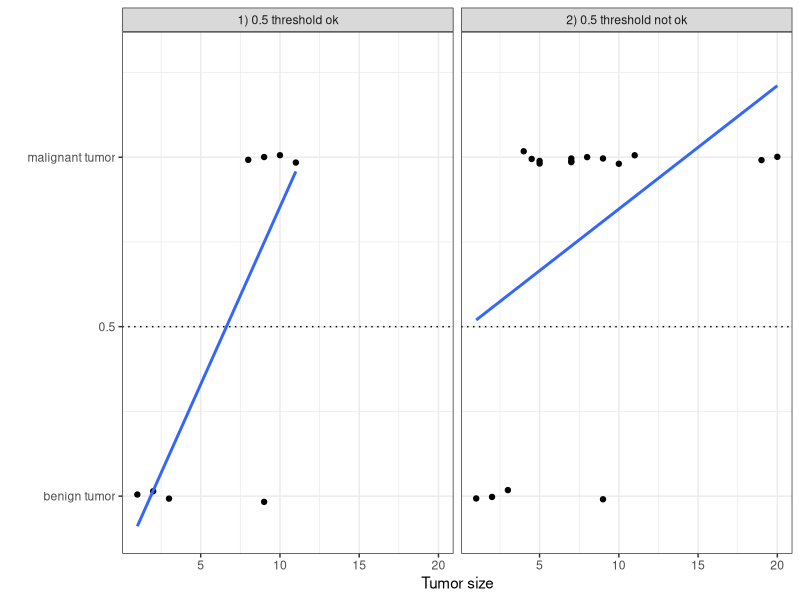
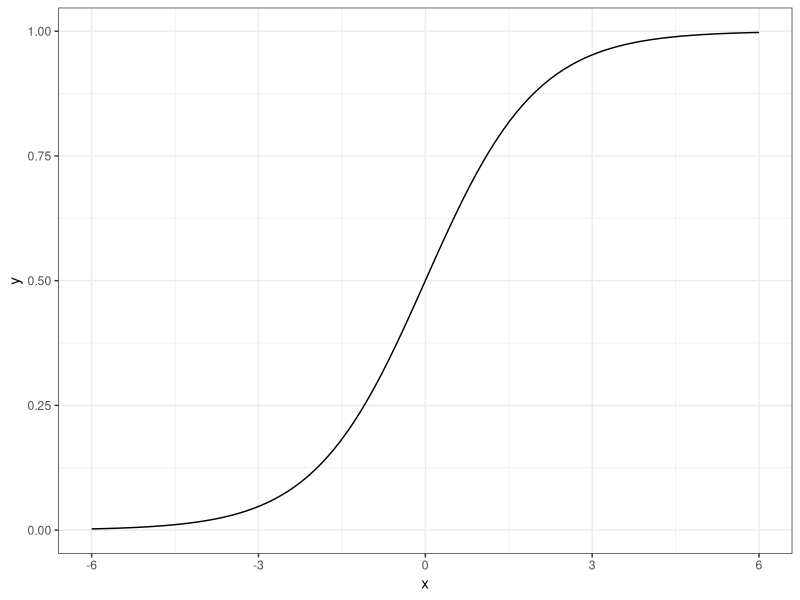
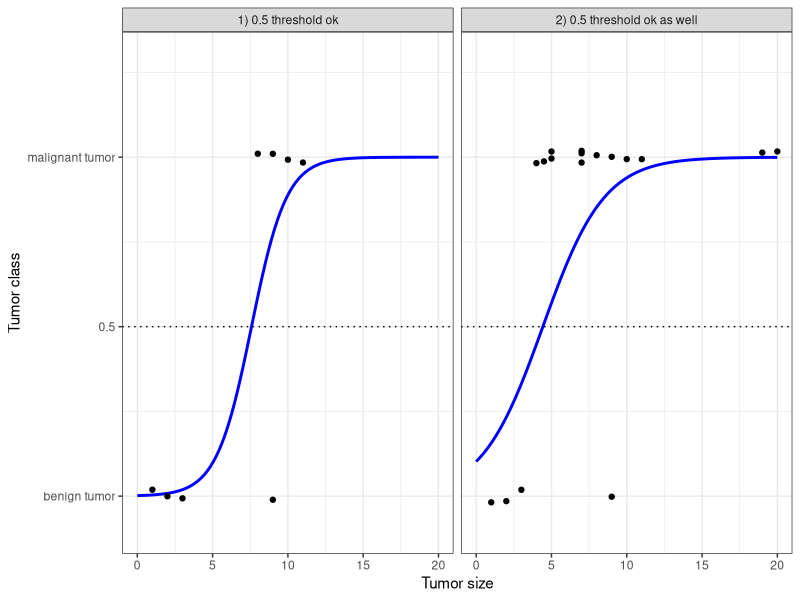

Reproduce these figures in R, in order.
## ---- chunk 1
#| label: setup (Bölüm 7 için sadeleştirilmiş, kitabın _setup.qmd dosyasından)
#| include: false
library("dplyr")
library("ggplot2")
library("kableExtra")
library("palmerpenguins")
library("reshape2")

set.seed(2)
penguins = na.omit(penguins)
penguins_col_selection = c('species', 'bill_depth_mm', 'bill_length_mm', 'flipper_length_mm', 'sex', 'body_mass_g')
penguins = penguins[penguins_col_selection]
# P(female) tahmin edilsin diye referans kategori "male"
penguins$sex <- relevel(penguins$sex, ref = "male")

my_theme = function(legend.position='right'){
  theme_bw() %+replace%
    theme(legend.position=legend.position)
}
theme_set(my_theme())
## ---- chunk 2
#| label: fig-linear-class-threshold
#| fig-cap: "Tümör büyüklüğüne dayanarak (simüle edilmiş) tümör tipini tahmin etmek için bir doğrusal modelin kestirilmesi. Üst üste binmeyi azaltmak için noktalara hafif rastgele kaydırma (jitter) uygulanmıştır. Sol: 0,5'lik bir kesim noktası kabul edilebilir bir sınıflandırıcı verir. Sağ: Yalnızca iki veri noktası daha eklemek regresyon kestirimlerini tamamen değiştirir ve 0,5'lik kesim noktasını anlamsız kılar. Model ayrıca 1'den büyük tahminler de üretir."
#| fig-asp: 0.5
df = data.frame(x = c(1,2,3,8,9,10,11,9),
  y = c(0,0,0,1,1,1,1, 0),
  case = '1) 0.5 threshold ok')

df_extra  = data.frame(x=c(df$x, 7, 7, 7, 20, 19, 5, 5, 4, 4.5),
  y=c(df$y, 1,1,1,1, 1, 1, 1, 1, 1),
  case = '2) 0.5 threshold not ok')

df.lin.log = rbind(df, df_extra)
p1 = ggplot(df.lin.log, aes(x=x,y=y)) +
  geom_point(position = position_jitter(width=0, height=0.02)) +
  geom_smooth(method='lm', se=FALSE) +
  my_theme() +
  scale_y_continuous('', breaks = c(0, 0.5, 1), labels = c('benign tumor', '0.5',  'malignant tumor'), limits = c(-0.1,1.3)) +
  scale_x_continuous('Tumor size') +
  facet_grid(. ~ case) +
  geom_hline(yintercept=0.5, linetype = 3)

p1
## ---- chunk 3
#| label: fig-logistic-function
#| fig-cap: "Lojistik fonksiyon 0 ile 1 arasında sayılar üretir. Girdi 0 olduğunda çıktı 0,5'tir."
#| fig-width: 4.5 
#| out-width: 80%
#| fig-asp: 0.5

logistic = function(x){1 / (1 + exp(-x))}
x = seq(from=-6, to = 6, length.out = 100)
df = data.frame(x = x,
  y = logistic(x))
ggplot(df) + geom_line(aes(x=x,y=y)) + my_theme()
## ---- chunk 4
#| label: fig-logistic-class-threshold
#| fig-cap: "Sol: Simüle edilmiş tümör verisine dayanarak tümör büyüklüğünden tümör sınıfını tahmin etmek için uydurulmuş lojistik regresyon modeli. Sağ: Lojistik regresyon, iki aykırı değer eklendiğinde bile sağlam (robust) kalır."
#| fig-asp: 0.5
logistic1 = glm(y ~ x, family = binomial(), data = df.lin.log[df.lin.log$case == '1) 0.5 threshold ok',])
logistic2 = glm(y ~ x, family = binomial, data = df.lin.log)

lgrid = data.frame(x = seq(from=0, to=20, length.out=100))
lgrid$y1_pred = predict(logistic1, newdata = lgrid, type='response')
lgrid$y2_pred = predict(logistic2 , newdata = lgrid, type='response')
lgrid.m = data.frame(reshape2::melt(lgrid, measure.vars = c("y1_pred", "y2_pred")))
colnames(lgrid.m) = c("x", "case", "value")
lgrid.m$case = as.character(lgrid.m$case)
lgrid.m$case[lgrid.m$case == "y1_pred"] = '1) 0.5 threshold ok'
lgrid.m$case[lgrid.m$case == "y2_pred"] = '2) 0.5 threshold ok as well'
df.lin.log$case = as.character(df.lin.log$case)
df.lin.log$case[df.lin.log$case == "2) 0.5 threshold not ok"] = '2) 0.5 threshold ok as well'



p1 = ggplot(df.lin.log, aes(x=x,y=y)) +
  geom_line(aes(x=x, y=value), data = lgrid.m, color='blue', size=1) +
  geom_point(position = position_jitter(width=0, height=0.02)) +
  my_theme() +
  scale_y_continuous('Tumor class', breaks = c(0, 0.5, 1), labels = c('benign tumor', '0.5',  'malignant tumor'), limits = c(-0.1,1.3)) +
  scale_x_continuous('Tumor size') +
  facet_grid(. ~ case) +
  geom_hline(yintercept=0.5, linetype = 3)

p1
## ---- chunk 5
#| label: tbl-logistic-example
#| tbl-cap: "Penguenlerde P(dişi) tahmini için lojistik regresyon sonuçları: Ağırlık, standart hatalar ve odds oranları."
chinstrap = penguins %>%
  filter(species=="Chinstrap") %>%
  mutate(
    chonkiness= factor(case_when(
      body_mass_g <= quantile(body_mass_g, 0.25) ~ "Smol_Penguin",
      body_mass_g <= quantile(body_mass_g, 0.75) ~ "Regular_Penguin",
      TRUE ~ "Absolute_Unit"
    ), levels = c("Smol_Penguin", "Regular_Penguin", "Absolute_Unit"))
  ) %>%
  select(-species, -body_mass_g)

chinstrap$chonkiness <- factor(chinstrap$chonkiness, levels = )
mod <- glm(sex ~ ., data = chinstrap, family = binomial(link="logit"))

# Print table of coef, exp(coef), std, p-value
coef.table = summary(mod)$coefficients[,c('Estimate', 'Std. Error')]
coef.table = round(coef.table, 2)
coef.table = cbind(coef.table, 'Odds ratio' = as.vector(exp(coef(mod))))
#rownames(coef.table) = TODO
colnames(coef.table)[1] = 'Weight'
coef.table[,'Odds ratio'] = round(coef.table[,'Odds ratio'], 2)
coef.table[1,'Odds ratio'] = format(coef.table[1,'Odds ratio'], scientific = TRUE)
coef.table[,'Odds ratio'] = format(coef.table[,'Odds ratio'], scientific = FALSE)
kableExtra::kbl(coef.table[, c('Weight', 'Std. Error', 'Odds ratio')], digits=2, booktabs = TRUE)
